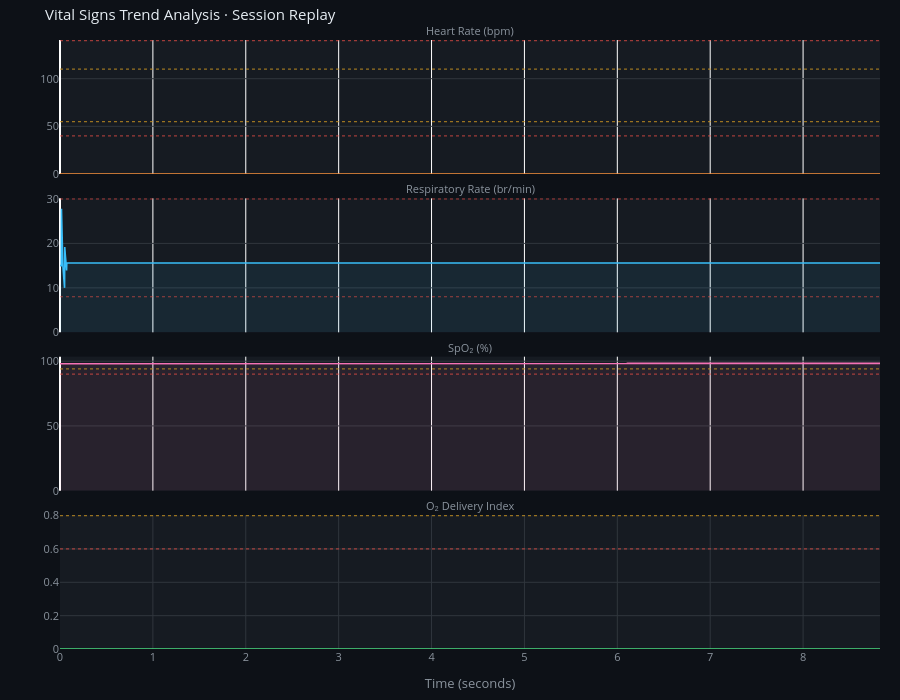

Source (notebook cell):
### Markdown cell above
## 4 · Vital Signs Trend Analysis

### Code cell
fig = make_subplots(
    rows=4, cols=1, shared_xaxes=True, vertical_spacing=0.04,
    subplot_titles=[
        'Heart Rate (bpm)',
        'Respiratory Rate (br/min)',
        'SpO₂ (%)',
        'O₂ Delivery Index',
    ]
)

DARK = '#0d1117'; CARD = '#161b22'; BD = '#30363d'; TX = '#e6edf3'; TX2 = '#8b949e'

def add_thline(fig, y, row, color='rgba(248,81,73,0.6)', dash='dot'):
    fig.add_hline(y=y, line_dash=dash, line_color=color, line_width=1.2, row=row, col="all")  # type: ignore

# HR
fig.add_trace(go.Scatter(x=df['t_s'], y=df['heart_rate'],
    line=dict(color=C['hr'], width=1.6), fill='tozeroy',
    fillcolor='rgba(251,146,60,0.08)', name='HR'), row=1, col=1)
add_thline(fig, 140, 1); add_thline(fig, 110, 1, 'rgba(210,153,34,0.7)')
add_thline(fig, 40,  1); add_thline(fig, 55,  1, 'rgba(210,153,34,0.7)')

# RR
fig.add_trace(go.Scatter(x=df['t_s'], y=df['respiratory_rate'],
    line=dict(color=C['rr'], width=1.6), fill='tozeroy',
    fillcolor='rgba(56,189,248,0.08)', name='RR'), row=2, col=1)
add_thline(fig, 30, 2); add_thline(fig, 8, 2)

# SpO2
fig.add_trace(go.Scatter(x=df['t_s'], y=df['spo2'],
    line=dict(color=C['spo2'], width=1.6), fill='tozeroy',
    fillcolor='rgba(244,114,182,0.08)', name='SpO₂'), row=3, col=1)
add_thline(fig, 90, 3); add_thline(fig, 94, 3, 'rgba(210,153,34,0.7)')

# O2 Delivery
fig.add_trace(go.Scatter(x=df['t_s'], y=df['o2_delivery_index'],
    line=dict(color=C['o2d'], width=1.6), fill='tozeroy',
    fillcolor='rgba(74,222,128,0.08)', name='O₂D'), row=4, col=1)
add_thline(fig, 0.60, 4); add_thline(fig, 0.80, 4, 'rgba(210,153,34,0.7)')

fig.update_xaxes(showgrid=True, gridcolor=BD, zeroline=False, color=TX2, title_text='Time (seconds)', row=4, col=1)
fig.update_yaxes(showgrid=True, gridcolor=BD, zeroline=False, color=TX2)
fig.update_layout(
    height=700, showlegend=False,
    paper_bgcolor=DARK, plot_bgcolor=CARD,
    font=dict(color=TX2, size=11),
    margin=dict(l=60, r=20, t=40, b=40),
    title=dict(text='Vital Signs Trend Analysis · Session Replay', font=dict(color=TX, size=15)),
)
fig.update_annotations(font=dict(size=11, color=TX2))
fig.show()

### Figure 1 — Plotly figure (JSON) as saved in the notebook; plotly's stock layout.template omitted (floating-point values rounded to 4 significant figures; data arrays with more than 128 entries replaced by an {"elided": "..."} marker saying what was removed)
{"data": [{"fill": "tozeroy", "fillcolor": "rgba(251,146,60,0.08)", "line": {"color": "#fb923c", "width": 1.6}, "name": "HR", "type": "scatter", "x": {"elided": "1200 float values"}, "xaxis": "x", "y": {"elided": "1200 float values"}, "yaxis": "y"}, {"fill": "tozeroy", "fillcolor": "rgba(56,189,248,0.08)", "line": {"color": "#38bdf8", "width": 1.6}, "name": "RR", "type": "scatter", "x": {"elided": "1200 float values"}, "xaxis": "x2", "y": {"elided": "1200 float values"}, "yaxis": "y2"}, {"fill": "tozeroy", "fillcolor": "rgba(244,114,182,0.08)", "line": {"color": "#f472b6", "width": 1.6}, "name": "SpO₂", "type": "scatter", "x": {"elided": "1200 float values"}, "xaxis": "x3", "y": {"elided": "1200 float values"}, "yaxis": "y3"}, {"fill": "tozeroy", "fillcolor": "rgba(74,222,128,0.08)", "line": {"color": "#4ade80", "width": 1.6}, "name": "O₂D", "type": "scatter", "x": {"elided": "1200 float values"}, "xaxis": "x4", "y": {"elided": "1200 float values"}, "yaxis": "y4"}], "layout": {"annotations": [{"font": {"color": "#8b949e", "size": 11}, "showarrow": false, "text": "Heart Rate (bpm)", "x": 0.5, "xanchor": "center", "xref": "paper", "y": 1, "yanchor": "bottom", "yref": "paper"}, {"font": {"color": "#8b949e", "size": 11}, "showarrow": false, "text": "Respiratory Rate (br/min)", "x": 0.5, "xanchor": "center", "xref": "paper", "y": 0.74, "yanchor": "bottom", "yref": "paper"}, {"font": {"color": "#8b949e", "size": 11}, "showarrow": false, "text": "SpO₂ (%)", "x": 0.5, "xanchor": "center", "xref": "paper", "y": 0.48, "yanchor": "bottom", "yref": "paper"}, {"font": {"color": "#8b949e", "size": 11}, "showarrow": false, "text": "O₂ Delivery Index", "x": 0.5, "xanchor": "center", "xref": "paper", "y": 0.22, "yanchor": "bottom", "yref": "paper"}], "font": {"color": "#8b949e", "size": 11}, "height": 700, "margin": {"b": 40, "l": 60, "r": 20, "t": 40}, "paper_bgcolor": "#0d1117", "plot_bgcolor": "#161b22", "shapes": [{"line": {"color": "rgba(248,81,73,0.6)", "dash": "dot", "width": 1.2}, "type": "line", "x0": 0, "x1": 1, "xref": "x domain", "y0": 140, "y1": 140, "yref": "y"}, {"line": {"color": "rgba(210,153,34,0.7)", "dash": "dot", "width": 1.2}, "type": "line", "x0": 0, "x1": 1, "xref": "x domain", "y0": 110, "y1": 110, "yref": "y"}, {"line": {"color": "rgba(248,81,73,0.6)", "dash": "dot", "width": 1.2}, "type": "line", "x0": 0, "x1": 1, "xref": "x domain", "y0": 40, "y1": 40, "yref": "y"}, {"line": {"color": "rgba(210,153,34,0.7)", "dash": "dot", "width": 1.2}, "type": "line", "x0": 0, "x1": 1, "xref": "x domain", "y0": 55, "y1": 55, "yref": "y"}, {"line": {"color": "rgba(248,81,73,0.6)", "dash": "dot", "width": 1.2}, "type": "line", "x0": 0, "x1": 1, "xref": "x2 domain", "y0": 30, "y1": 30, "yref": "y2"}, {"line": {"color": "rgba(248,81,73,0.6)", "dash": "dot", "width": 1.2}, "type": "line", "x0": 0, "x1": 1, "xref": "x2 domain", "y0": 8, "y1": 8, "yref": "y2"}, {"line": {"color": "rgba(248,81,73,0.6)", "dash": "dot", "width": 1.2}, "type": "line", "x0": 0, "x1": 1, "xref": "x3 domain", "y0": 90, "y1": 90, "yref": "y3"}, {"line": {"color": "rgba(210,153,34,0.7)", "dash": "dot", "width": 1.2}, "type": "line", "x0": 0, "x1": 1, "xref": "x3 domain", "y0": 94, "y1": 94, "yref": "y3"}, {"line": {"color": "rgba(248,81,73,0.6)", "dash": "dot", "width": 1.2}, "type": "line", "x0": 0, "x1": 1, "xref": "x4 domain", "y0": 0.6, "y1": 0.6, "yref": "y4"}, {"line": {"color": "rgba(210,153,34,0.7)", "dash": "dot", "width": 1.2}, "type": "line", "x0": 0, "x1": 1, "xref": "x4 domain", "y0": 0.8, "y1": 0.8, "yref": "y4"}], "showlegend": false, "title": {"font": {"color": "#e6edf3", "size": 15}, "text": "Vital Signs Trend Analysis · Session Replay"}, "xaxis": {"anchor": "y", "domain": [0, 1], "matches": "x4", "showticklabels": false}, "xaxis2": {"anchor": "y2", "domain": [0, 1], "matches": "x4", "showticklabels": false}, "xaxis3": {"anchor": "y3", "domain": [0, 1], "matches": "x4", "showticklabels": false}, "xaxis4": {"anchor": "y4", "color": "#8b949e", "domain": [0, 1], "gridcolor": "#30363d", "showgrid": true, "title": {"text": "Time (seconds)"}, "zeroline": false}, "yaxis": {"anchor": "x", "color": "#8b949e", "domain": [0.78, 1], "gridcolor": "#30363d", "showgrid": true, "zeroline": false}, "yaxis2": {"anchor": "x2", "color": "#8b949e", "domain": [0.52, 0.74], "gridcolor": "#30363d", "showgrid": true, "zeroline": false}, "yaxis3": {"anchor": "x3", "color": "#8b949e", "domain": [0.26, 0.48], "gridcolor": "#30363d", "showgrid": true, "zeroline": false}, "yaxis4": {"anchor": "x4", "color": "#8b949e", "domain": [0, 0.22], "gridcolor": "#30363d", "showgrid": true, "zeroline": false}}}
